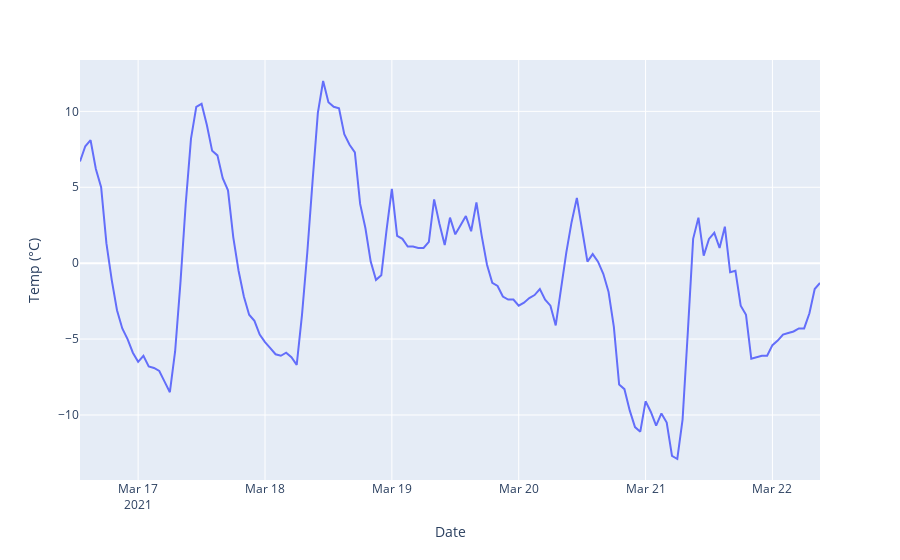

This figure's notebook cell:
### Code cell
fig = px.line(win, x=win.index, y='TOBS.I-1 (degC) ',
              labels={
                     "TOBS.I-1 (degC) ": "Temp (°C)",
                     "date_time": "Date"
                 }
             )
fig.show()

### Figure 1 — Plotly figure (JSON) as saved in the notebook; plotly's stock layout.template omitted (floating-point values rounded to 4 significant figures; data arrays with more than 128 entries replaced by an {"elided": "..."} marker saying what was removed)
{"data": [{"hovertemplate": "Date=%{x}<br>Temp (°C)=%{y}<extra></extra>", "legendgroup": "", "line": {"color": "#636efa", "dash": "solid"}, "mode": "lines", "name": "", "orientation": "v", "showlegend": false, "type": "scatter", "x": {"elided": "141 str values"}, "xaxis": "x", "y": {"elided": "141 float values"}, "yaxis": "y"}], "layout": {"legend": {"tracegroupgap": 0}, "margin": {"t": 60}, "xaxis": {"anchor": "y", "domain": [0, 1], "title": {"text": "Date"}}, "yaxis": {"anchor": "x", "domain": [0, 1], "title": {"text": "Temp (°C)"}}}}
